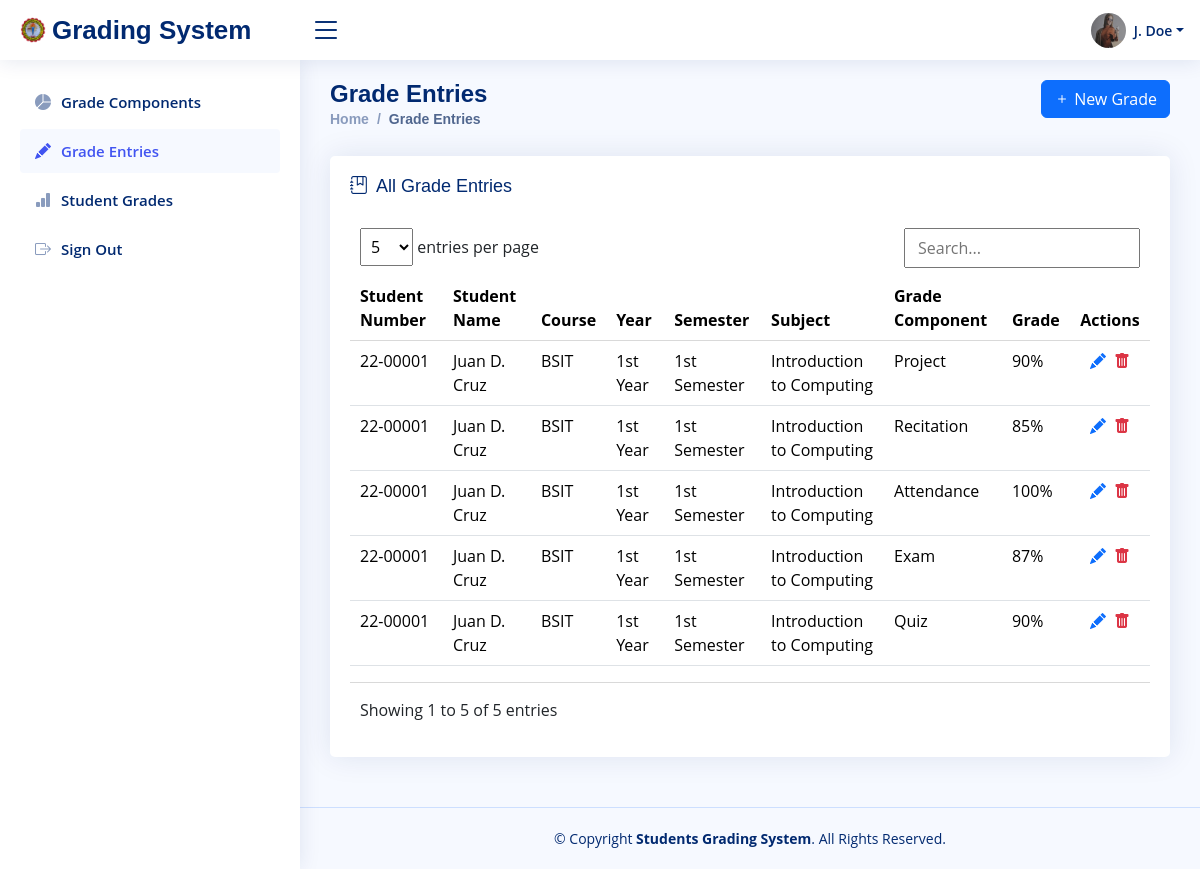
The page /grade_entries (signed in) on the database its author committed.
### tables this page shows
CREATE TABLE `users` (
  `id` int(11) NOT NULL AUTO_INCREMENT,
  `uuid` varchar(36) NOT NULL,
  `name` varchar(100) NOT NULL,
  `username` varchar(50) NOT NULL,
  `password` varchar(255) NOT NULL,
  `image` varchar(50) NOT NULL,
  `user_type` varchar(20) NOT NULL,
  `created_at` datetime NOT NULL,
  `updated_at` datetime NOT NULL,
  PRIMARY KEY (`id`),
  UNIQUE KEY `uuid` (`uuid`),
  UNIQUE KEY `username` (`username`)
);

CREATE TABLE `teachers` (
  `id` int(11) NOT NULL AUTO_INCREMENT,
  `uuid` varchar(36) NOT NULL,
  `account_id` int(11) NOT NULL,
  `employee_number` varchar(100) NOT NULL,
  `first_name` varchar(100) NOT NULL,
  `middle_name` varchar(100) NOT NULL,
  `last_name` varchar(100) NOT NULL,
  `birthday` varchar(100) NOT NULL,
  `mobile_number` varchar(100) NOT NULL,
  `email` varchar(100) NOT NULL,
  `address` text NOT NULL,
  `created_at` datetime NOT NULL,
  `updated_at` datetime NOT NULL,
  PRIMARY KEY (`id`),
  UNIQUE KEY `uuid` (`uuid`),
  UNIQUE KEY `account_id` (`account_id`),
  UNIQUE KEY `employee_number` (`employee_number`)
);

CREATE TABLE `student_grades` (
  `id` int(11) NOT NULL AUTO_INCREMENT,
  `uuid` varchar(36) NOT NULL,
  `teacher_id` int(11) NOT NULL,
  `student_id` int(11) NOT NULL,
  `subject_id` int(11) NOT NULL,
  `grade_component_id` int(11) NOT NULL,
  `course` varchar(100) NOT NULL,
  `year` varchar(10) NOT NULL,
  `semester` varchar(10) NOT NULL,
  `grade` float(11,2) NOT NULL,
  `created_at` datetime NOT NULL,
  `updated_at` datetime NOT NULL,
  PRIMARY KEY (`id`),
  UNIQUE KEY `uuid` (`uuid`)
);

CREATE TABLE `students` (
  `id` int(11) NOT NULL AUTO_INCREMENT,
  `uuid` varchar(36) NOT NULL,
  `account_id` int(11) NOT NULL,
  `student_number` varchar(100) NOT NULL,
  `course` varchar(100) NOT NULL,
  `year` varchar(100) NOT NULL,
  `section` varchar(100) NOT NULL,
  `first_name` varchar(100) NOT NULL,
  `middle_name` varchar(100) NOT NULL,
  `last_name` varchar(100) NOT NULL,
  `birthday` varchar(100) NOT NULL,
  `mobile_number` varchar(100) NOT NULL,
  `email` varchar(100) NOT NULL,
  `address` text NOT NULL,
  `created_at` datetime NOT NULL,
  `updated_at` datetime NOT NULL,
  PRIMARY KEY (`id`),
  UNIQUE KEY `uuid` (`uuid`),
  UNIQUE KEY `account_id` (`account_id`),
  UNIQUE KEY `student_number` (`student_number`)
);

CREATE TABLE `subjects` (
  `id` int(11) NOT NULL AUTO_INCREMENT,
  `uuid` varchar(36) NOT NULL,
  `code` varchar(100) NOT NULL,
  `description` varchar(100) NOT NULL,
  `lecture_units` int(11) NOT NULL,
  `laboratory_units` int(11) NOT NULL,
  `hours_per_week` int(11) NOT NULL,
  `course` varchar(100) NOT NULL,
  `year` varchar(10) NOT NULL,
  `semester` varchar(10) NOT NULL,
  `created_at` datetime NOT NULL,
  `updated_at` datetime NOT NULL,
  PRIMARY KEY (`id`),
  UNIQUE KEY `uuid` (`uuid`)
);

CREATE TABLE `grade_components` (
  `id` int(11) NOT NULL AUTO_INCREMENT,
  `uuid` varchar(36) NOT NULL,
  `teacher_id` int(11) NOT NULL,
  `subject_id` int(11) NOT NULL,
  `component` varchar(255) NOT NULL,
  `weight` int(11) NOT NULL,
  `created_at` datetime NOT NULL,
  `updated_at` datetime NOT NULL,
  PRIMARY KEY (`id`),
  UNIQUE KEY `uuid` (`uuid`)
);

### views/pages/grade_entries.php (the view, shortened to what the rows shown need)
<?php
$able_to_put_grades = $db->check_subject_weight($_SESSION["user_id"]);
?>
<?php include_once "../views/pages/templates/header.php" ?>
<main id="main" class="main">
    <div class="pagetitle">
        <div class="row">
            <div class="col-6">
                <h1>Grade Entries</h1>
                <nav>
                    <ol class="breadcrumb">
                        <li class="breadcrumb-item"><a href="/">Home</a></li>
                        <li class="breadcrumb-item active">Grade Entries</li>
                    </ol>
                </nav>
            </div>
            <?php if ($able_to_put_grades): ?>
                <div class="col-6">
                    <button class="btn btn-primary float-end" data-bs-toggle="modal" data-bs-target="#new_student_grade_modal"><i class="bi bi-plus"></i> New Grade</button>
                </div>
            <?php endif ?>
        </div>
    </div>
    <section class="section">
        <div class="row">
            <div class="col-lg-12">
                <?php if (!$able_to_put_grades): ?>
                    <div class="py-5">
                        <h1 class="text-center text-muted">You need to complete 100% of the grade components for at least one subject.</h1>
                    </div>
                <?php else: ?>
                    <div class="card">
                        <div class="card-body">
                            <h5 class="card-title"><i class="bi bi-journal-bookmark me-1"></i> All Grade Entries</h5>
                            <table class="table datatable">
                                <thead>
                                    <tr>
                                        <th>Student Number</th>
                                        <th>Student Name</th>
                                        <th>Course</th>
                                        <th>Year</th>
                                        <th>Semester</th>
                                        <th>Subject</th>
                                        <th>Grade Component</th>
                                        <th>Grade</th>
                                        <th class="text-center">Actions</th>
                                    </tr>
                                </thead>
                                <tbody>
                                    <?php if ($student_grades = $db->select_many("student_grades", "teacher_id", $_SESSION["user_id"], "id", "DESC")): ?>
                                        <?php foreach ($student_grades as $student_grade): ?>
                                            <tr>
                                                <td><?= $db->select_one("students", "account_id", $student_grade["student_id"])["student_number"] ?></td>
                                                <td><?= $db->select_one("users", "id", $student_grade["student_id"])["name"] ?></td>
                                                <td><?= $student_grade["course"] ?></td>
                                                <td><?= $student_grade["year"] ?> Year</td>
                                                <td><?= $student_grade["semester"] ?> Semester</td>
                                                <td><?= $db->select_one("subjects", "id", $student_grade["subject_id"])["description"] ?></td>
                                                <td><?= $db->select_one("grade_components", "id", $student_grade["grade_component_id"])["component"] ?></td>
                                                <td><?= $student_grade["grade"] ?>%</td>
                                                <td class="text-center">
                                                    <i class="bi bi-pencil-fill text-primary me-1 update_student_grade" role="button" student_grade_id="<?= $student_grade["id"] ?>"></i>
                                                    <i class="bi bi-trash-fill text-danger delete_student_grade" role="button" student_grade_id="<?= $student_grade["id"] ?>"></i>
                                                </td>
                                            </tr>
                                        <?php endforeach ?>
                                    <?php endif ?>
                                </tbody>
                            </table>
                        </div>
                    </div>
                <?php endif ?>
            </div>
        </div>
    </section>
</main>
<?php include_once "../views/pages/templates/footer.php" ?>

### views/pages/templates/header.php (shortened to what the rows shown need)
<?php
$current_page = basename($_SERVER['REQUEST_URI']);
$user_data = $db->select_one("users", "id", $_SESSION["user_id"]);
if ($_SESSION["user_type"] == "teacher") {
    $teacher_student_data = $db->select_one("teachers", "account_id", $_SESSION["user_id"]);
}
function get_initials($first_name)
{
    $nameParts = explode(" ", $first_name);
    $initials = "";
    foreach ($nameParts as $part) {
        if (!empty($part)) {
            $initials .= strtoupper($part[0]) . ". ";
        }
    }
    return trim($initials);
}
?>
<!DOCTYPE html>
<html lang="en">
<head>
    <link href="assets/vendor/bootstrap/css/bootstrap.min.css" rel="stylesheet">
    <link href="assets/vendor/bootstrap-icons/bootstrap-icons.css" rel="stylesheet">
    <link href="assets/vendor/simple-datatables/style.css" rel="stylesheet">
    <link href="assets/vendor/sweetalert2/css/sweetalert2.min.css" rel="stylesheet">
    <link href="assets/css/style.css" rel="stylesheet">
</head>
<body>
    <header id="header" class="header fixed-top d-flex align-items-center">
        <div class="d-flex align-items-center justify-content-between">
            <a href="index.html" class="logo d-flex align-items-center">
                <img src="assets/img/logo.png" alt="">
                <span class="d-none d-lg-block">Grading System</span>
            </a>
            <i class="bi bi-list toggle-sidebar-btn"></i>
        </div>
        <nav class="header-nav ms-auto">
            <ul class="d-flex align-items-center">
                <li class="nav-item dropdown pe-3">
                    <a class="nav-link nav-profile d-flex align-items-center pe-0" href="#" data-bs-toggle="dropdown">
                        <img src="assets/img/uploads/<?= $user_data["image"] ?>" alt="Profile" class="rounded-circle" style="width: 35px; height: 35px;">
                        <span class="d-none d-md-block dropdown-toggle ps-2"><?= $_SESSION["user_type"] != "admin" ? get_initials($teacher_student_data["first_name"]) . " " . $teacher_student_data["last_name"] : $user_data["name"] ?></span>
                    </a>
                </li>
            </ul>
        </nav>
    </header>
    <aside id="sidebar" class="sidebar">
        <ul class="sidebar-nav" id="sidebar-nav">
            <?php if ($_SESSION["user_type"] == "teacher"): ?>
                <li class="nav-item">
                    <a class="nav-link <?= $current_page != "grade_components" ? "collapsed" : null ?>" href="grade_components">
                        <i class="bi bi-pie-chart-fill"></i>
                        <span>Grade Components</span>
                    </a>
                </li>
                <li class="nav-item">
                    <a class="nav-link <?= $current_page != "grade_entries" ? "collapsed" : null ?>" href="grade_entries">
                        <i class="bi bi-pencil-fill"></i>
                        <span>Grade Entries</span>
                    </a>
                </li>
                <li class="nav-item">
                    <a class="nav-link <?= $current_page != "student_grades" ? "collapsed" : null ?>" href="student_grades">
                        <i class="bi bi-bar-chart-fill"></i>
                        <span>Student Grades</span>
                    </a>
                </li>
            <?php endif ?>
            <li class="nav-item">
                <a class="nav-link collapsed logout" href="javascript:void(0)">
                    <i class="bi bi-box-arrow-right"></i>
                    <span>Sign Out</span>
                </a>
            </li>
        </ul>
    </aside>

### rows shown on the page
users: image (picture)
teachers: first_name "J.", last_name "Doe"
student_grades: student.student_number "22-00001", student.name "Juan D. Cruz", course "BSIT", year "1st", semester "1st", subject.description "Introduction to Computing", grade_component.component "Project", grade "90"
student_grades: student.student_number "22-00001", student.name "Juan D. Cruz", course "BSIT", year "1st", semester "1st", subject.description "Introduction to Computing", grade_component.component "Recitation", grade "85"
student_grades: student.student_number "22-00001", student.name "Juan D. Cruz", course "BSIT", year "1st", semester "1st", subject.description "Introduction to Computing", grade_component.component "Attendance", grade "100"
student_grades: student.student_number "22-00001", student.name "Juan D. Cruz", course "BSIT", year "1st", semester "1st", subject.description "Introduction to Computing", grade_component.component "Exam", grade "87"
student_grades: student.student_number "22-00001", student.name "Juan D. Cruz", course "BSIT", year "1st", semester "1st", subject.description "Introduction to Computing", grade_component.component "Quiz", grade "90"
